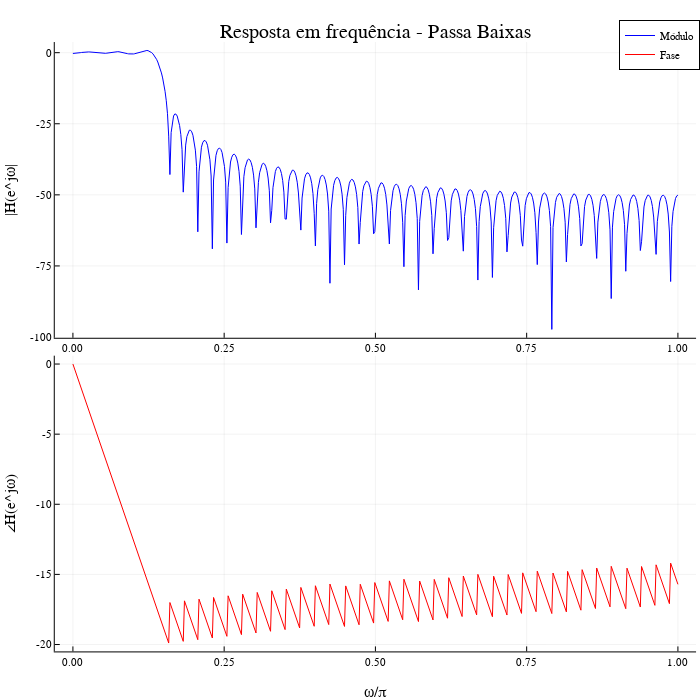

Notebook source saved alongside this figure:
### Code cell
#Resposta em frequência


h2f = PolynomialRatio(h2,[1])
ω = range(0,π,length=500)
H2f = freqz(h2f,ω)
plot(ω/π,[20log10.(abs.(H1f)) unwrap(angle.(H1f))], layout=(2,1),xlabel = ["" "ω/π"],
ylabel = ["|H(e^jω|" "∠H(e^jω)"], title = ["Resposta em frequência - Passa Baixas" ""], linecolor=[:blue :red], size=(700,700), label = ["Módulo" "Fase"])

### Figure 1 — Plotly figure (JSON) as saved in the notebook; plotly's stock layout.template omitted (floating-point values rounded to 4 significant figures; data arrays with more than 128 entries replaced by an {"elided": "..."} marker saying what was removed)
{"data": [{"colorbar": {"len": 0.4481, "title": "", "x": 0.9944, "y": 0.7426}, "legendgroup": "Módulo", "line": {"color": "rgba(0, 0, 255, 1.000)", "dash": "solid", "shape": "linear", "width": 1}, "mode": "lines", "name": "Módulo", "showlegend": true, "type": "scatter", "x": {"elided": "500 float values"}, "xaxis": "x1", "y": {"elided": "500 float values"}, "yaxis": "y1"}, {"colorbar": {"len": 0.4481, "title": "", "x": 0.9944, "y": 0.2674}, "legendgroup": "Fase", "line": {"color": "rgba(255, 0, 0, 1.000)", "dash": "solid", "shape": "linear", "width": 1}, "mode": "lines", "name": "Fase", "showlegend": true, "type": "scatter", "x": {"elided": "500 float values"}, "xaxis": "x2", "y": {"elided": "500 float values"}, "yaxis": "y2"}], "layout": {"annotations": [{"font": {"color": "rgba(0, 0, 0, 1.000)", "family": "sans-serif", "size": 20}, "rotation": 0, "showarrow": false, "text": "Resposta em frequência - Passa Baixas", "x": 0.5363, "xanchor": "center", "xref": "paper", "y": 1, "yanchor": "top", "yref": "paper"}], "height": 700, "legend": {"bgcolor": "rgba(255, 255, 255, 1.000)", "bordercolor": "rgba(0, 0, 0, 1.000)", "borderwidth": 1, "font": {"color": "rgba(0, 0, 0, 1.000)", "family": "sans-serif", "size": 11}, "title": {"font": {"color": "rgba(0, 0, 0, 1.000)", "family": "sans-serif", "size": 15}, "text": ""}, "tracegroupgap": 0, "traceorder": "normal", "x": 1, "xanchor": "auto", "y": 1, "yanchor": "auto"}, "margin": {"b": 20, "l": 0, "r": 0, "t": 20}, "paper_bgcolor": "rgba(255, 255, 255, 1.000)", "plot_bgcolor": "rgba(255, 255, 255, 1.000)", "showlegend": true, "width": 700, "xaxis1": {"anchor": "y1", "domain": [0.07824, 0.9944], "gridcolor": "rgba(0, 0, 0, 0.100)", "gridwidth": 0.5, "linecolor": "rgba(0, 0, 0, 1.000)", "mirror": false, "range": [-0.03, 1.03], "showgrid": true, "showline": true, "showticklabels": true, "tickangle": 0, "tickcolor": "rgb(0, 0, 0)", "tickfont": {"color": "rgba(0, 0, 0, 1.000)", "family": "sans-serif", "size": 11}, "tickmode": "array", "ticks": "inside", "ticktext": ["0.00", "0.25", "0.50", "0.75", "1.00"], "tickvals": [0, 0.25, 0.5, 0.75, 1], "title": "", "titlefont": {"color": "rgba(0, 0, 0, 1.000)", "family": "sans-serif", "size": 15}, "type": "-", "visible": true, "zeroline": false, "zerolinecolor": "rgba(0, 0, 0, 1.000)"}, "xaxis2": {"anchor": "y2", "domain": [0.07824, 0.9944], "gridcolor": "rgba(0, 0, 0, 0.100)", "gridwidth": 0.5, "linecolor": "rgba(0, 0, 0, 1.000)", "mirror": false, "range": [-0.03, 1.03], "showgrid": true, "showline": true, "showticklabels": true, "tickangle": 0, "tickcolor": "rgb(0, 0, 0)", "tickfont": {"color": "rgba(0, 0, 0, 1.000)", "family": "sans-serif", "size": 11}, "tickmode": "array", "ticks": "inside", "ticktext": ["0.00", "0.25", "0.50", "0.75", "1.00"], "tickvals": [0, 0.25, 0.5, 0.75, 1], "title": "ω/π", "titlefont": {"color": "rgba(0, 0, 0, 1.000)", "family": "sans-serif", "size": 15}, "type": "-", "visible": true, "zeroline": false, "zerolinecolor": "rgba(0, 0, 0, 1.000)"}, "yaxis1": {"anchor": "x1", "domain": [0.5185, 0.9666], "gridcolor": "rgba(0, 0, 0, 0.100)", "gridwidth": 0.5, "linecolor": "rgba(0, 0, 0, 1.000)", "mirror": false, "range": [-100.3, 3.74], "showgrid": true, "showline": true, "showticklabels": true, "tickangle": 0, "tickcolor": "rgb(0, 0, 0)", "tickfont": {"color": "rgba(0, 0, 0, 1.000)", "family": "sans-serif", "size": 11}, "tickmode": "array", "ticks": "inside", "ticktext": ["-100", "-75", "-50", "-25", "0"], "tickvals": [-100, -75, -50, -25, 0], "title": "|H(e^jω|", "titlefont": {"color": "rgba(0, 0, 0, 1.000)", "family": "sans-serif", "size": 15}, "type": "-", "visible": true, "zeroline": false, "zerolinecolor": "rgba(0, 0, 0, 1.000)"}, "yaxis2": {"anchor": "x2", "domain": [0.04332, 0.4914], "gridcolor": "rgba(0, 0, 0, 0.100)", "gridwidth": 0.5, "linecolor": "rgba(0, 0, 0, 1.000)", "mirror": false, "range": [-20.49, 0.5968], "showgrid": true, "showline": true, "showticklabels": true, "tickangle": 0, "tickcolor": "rgb(0, 0, 0)", "tickfont": {"color": "rgba(0, 0, 0, 1.000)", "family": "sans-serif", "size": 11}, "tickmode": "array", "ticks": "inside", "ticktext": ["-20", "-15", "-10", "-5", "0"], "tickvals": [-20, -15, -10, -5, 0], "title": "∠H(e^jω)", "titlefont": {"color": "rgba(0, 0, 0, 1.000)", "family": "sans-serif", "size": 15}, "type": "-", "visible": true, "zeroline": false, "zerolinecolor": "rgba(0, 0, 0, 1.000)"}}}
